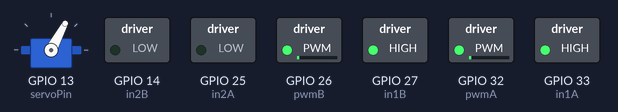
The sketch below on a simulated ESP32. Shown: servo, switched loads named in the sketch (green lamp = pin HIGH).

Above: at 0.05 s.
At 1.3 s:
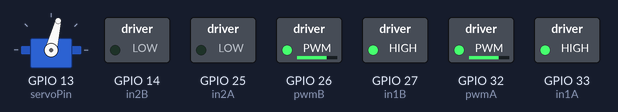
At 2.55 s:
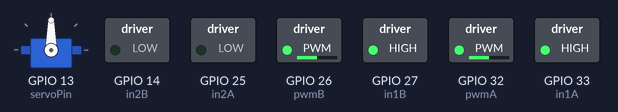
At 5.1 s:
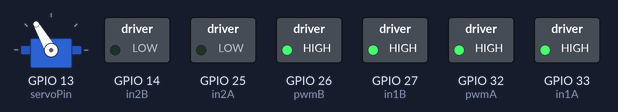
At 7.2 s:
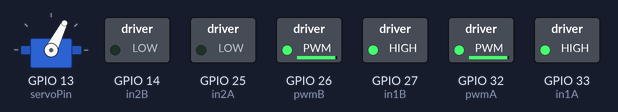
At 10.2 s:
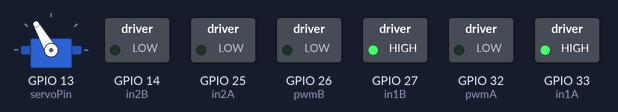
Timing chart, 0 to 11.7 s (numbered marks = the images above):
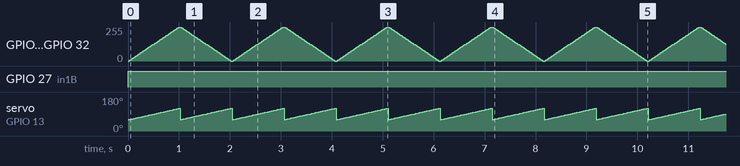

Measured:
- by itself, GPIO 27 (in1B): LOW → HIGH at 0.00 s
- by itself, servo on GPIO 13 (servoPin): ramps from 60° to 120° and jumps back, once every 1.0 s

The sketch:

MotorTest.ino
```cpp
#include <ESP32Servo.h>

//Define Pins
int pwmA = 32;
int in1A = 33;
int in2A = 25;
int pwmB = 26;
int in1B = 27;
int in2B = 14;
int servoPin = 13;

// Motor Speed Values - Start at zero

int MotorSpeed1 = 0;
int MotorSpeed2 = 0;

Servo myServo;
int pos = 0;


void setup() {
  // Initialize Pins
  pinMode(pwmA, OUTPUT);
  pinMode(pwmB, OUTPUT);
  pinMode(in1A, OUTPUT);
  pinMode(in2A, OUTPUT);
  pinMode(in1B, OUTPUT);
  pinMode(in2B, OUTPUT);
  pinMode(servoPin, OUTPUT);
  myServo.attach(servoPin);
}

void loop() {
  //Write basic commands for testing ROM and functionality
  digitalWrite(in1A, HIGH);
  digitalWrite(in2A, LOW);
  digitalWrite(in1B, HIGH);
  digitalWrite(in2B, LOW);

for (int i = 0; i <= 100; i += 2) {
  analogWrite(pwmA, map(i,0,100,0,255));
  analogWrite(pwmB, map(i,0,100,0,255));
  myServo.write(map(i,0,100,60,120));
  delay(20);
}
for (int i = 100; i >= 0; i -= 2) {
  analogWrite(pwmA, map(i,0,100,0,255));
  analogWrite(pwmB, map(i,0,100,0,255));
  myServo.write(map(i,0,100,120,60));
  delay(20);
}

}
```
